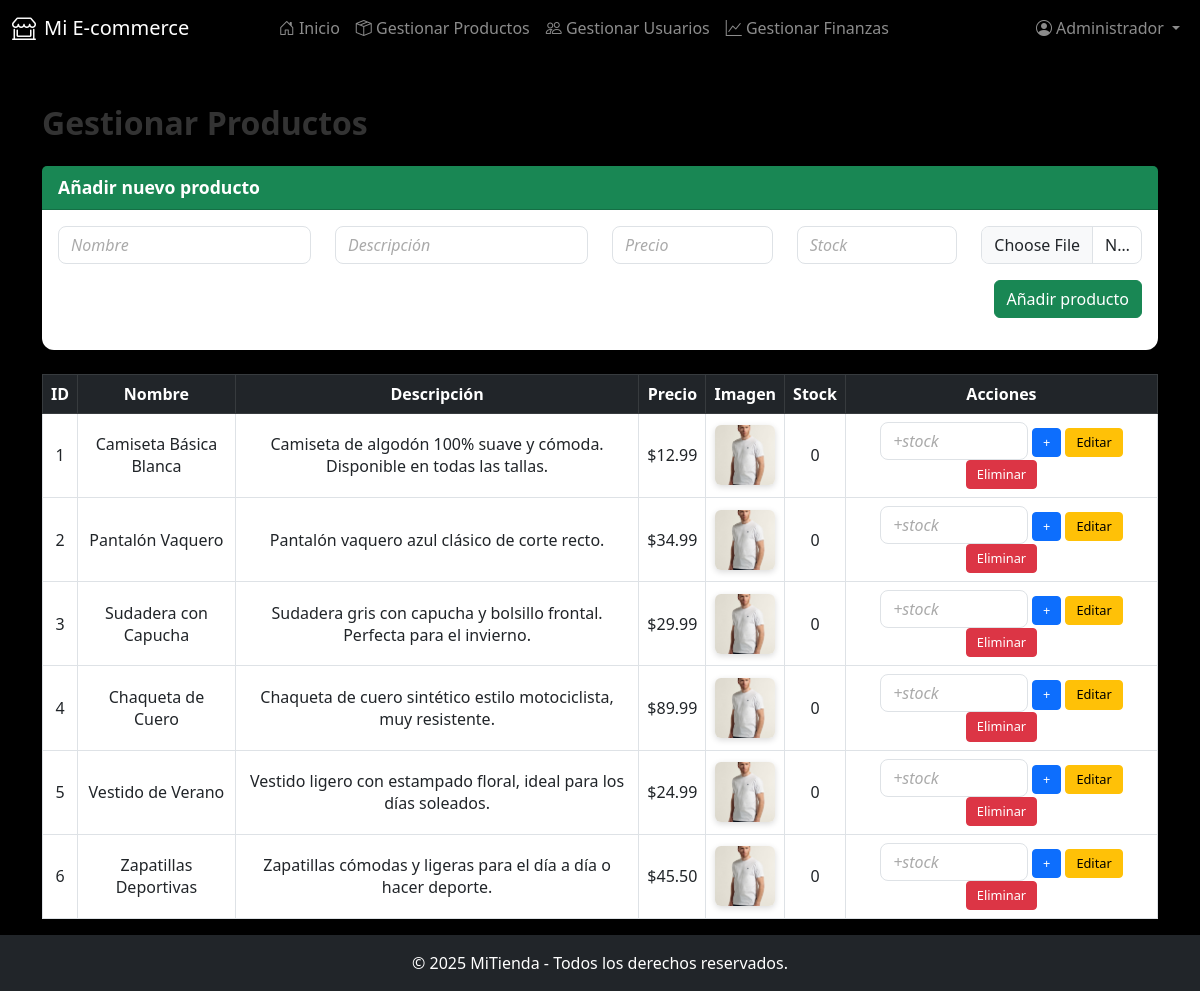
Screenshot of /gestionar_productos.php (signed in) with the database file from the repository.
### tables this page shows
CREATE TABLE `productos` (
  `id` int(11) NOT NULL,
  `nombre` varchar(255) NOT NULL,
  `descripcion` text NOT NULL,
  `precio` decimal(10,2) NOT NULL,
  `imagen` varchar(255) DEFAULT NULL,
  `categoria_id` int(11) DEFAULT NULL,
  `fecha_agregado` timestamp NOT NULL DEFAULT current_timestamp(),
  `stock` int(11) DEFAULT 0
);

### gestionar_productos.php (the view, shortened to what this page needs)
<?php
require 'navbar.php';
require 'conexion.php';
require 'header.php';
$resultado = mysqli_query($conn, "SELECT * FROM productos");
?>
<link rel="stylesheet" href="./media/img/styles/gestionProductos.css">
<div class="container mt-5">
    <h2 class="mb-4">Gestionar Productos</h2>
    <div class="card mb-4">
        <div class="card-header bg-success text-white">Añadir nuevo producto</div>
        <div class="card-body">
            <form method="POST" enctype="multipart/form-data">
                <div class="row">
                    <div class="col-md-3">
                        <input type="text" name="nombre" class="form-control" placeholder="Nombre" required>
                    </div>
                    <div class="col-md-3">
                        <input type="text" name="descripcion" class="form-control" placeholder="Descripción" required>
                    </div>
                    <div class="col-md-2">
                        <input type="number" step="0.01" name="precio" class="form-control" placeholder="Precio" required>
                    </div>
                    <div class="col-md-2">
                        <input type="number" name="stock" class="form-control" placeholder="Stock" required>
                    </div>
                    <div class="col-md-2">
                        <input type="file" name="imagen" class="form-control">
                    </div>
                </div>
                <div class="text-end mt-3">
                    <button type="submit" class="btn btn-success">Añadir producto</button>
                </div>
            </form>
        </div>
    </div>
    <div class="table-responsive">
        <table class="table table-bordered table-hover text-center">
            <thead class="table-dark">
                <tr>
                    <th>ID</th>
                    <th>Nombre</th>
                    <th>Descripción</th>
                    <th>Precio</th>
                    <th>Imagen</th>
                    <th>Stock</th>
                    <th>Acciones</th>
                </tr>
            </thead>
            <tbody>
                <?php while ($producto = mysqli_fetch_assoc($resultado)): ?>
                    <tr>
                        <td><?= $producto['id'] ?></td>
                        <td><?= htmlspecialchars($producto['nombre']) ?></td>
                        <td><?= htmlspecialchars($producto['descripcion']) ?></td>
                        <td>$<?= number_format($producto['precio'], 2) ?></td>
                        <td>
                            <?php if ($producto['imagen']): ?>
                                <img src="<?= $producto['imagen'] ?>" width="60">
                            <?php else: ?>
                                <span class="text-muted">Sin imagen</span>
                            <?php endif; ?>
                        </td>
                        <td><?= $producto['stock'] ?></td>
                        <td>
                            <form method="POST" class="d-inline">
                                <input type="number" name="cantidad" class="form-control d-inline w-50" min="1" placeholder="+stock" required>
                                <button type="submit" class="btn btn-sm btn-primary">+</button>
                            </form>
                            <form method="GET" action="editar_producto.php" class="d-inline">
                                <button type="submit" class="btn btn-sm btn-warning">Editar</button>
                            </form>
                            <form method="POST" class="d-inline" onsubmit="return confirm('¿Eliminar este producto?');">
                                <button type="submit" class="btn btn-sm btn-danger">Eliminar</button>
                            </form>
                        </td>
                    </tr>
                <?php endwhile; ?>
            </tbody>
        </table>
    </div>
</div>
<?php
require 'footer.php';
?>

### navbar.php (shortened to what this page needs)
<nav class="navbar navbar-expand-lg navbar-dark bg-trasparent">
    <div class="container-fluid">
        <a class="navbar-brand d-flex align-items-center gap-2" href="index.php">
            <i class="bi bi-shop-window fs-4"></i> Mi E-commerce
        </a>
        <div class="collapse navbar-collapse" id="navbarNav">
            <ul class="navbar-nav mx-auto">
                <?php if (isset($_SESSION['usuario_id'])): ?>
                    <?php if ($_SESSION['rol'] === 'admin'): ?>
                        <li class="nav-item">
                            <a class="nav-link" href="index.php"><i class="bi bi-house-door"></i> Inicio</a>
                        </li>
                        <li class="nav-item">
                            <a class="nav-link" href="gestionar_productos.php"><i class="bi bi-box-seam"></i> Gestionar Productos</a>
                        </li>
                        <li class="nav-item">
                            <a class="nav-link" href="gestionar_usuarios.php"><i class="bi bi-people"></i> Gestionar Usuarios</a>
                        </li>
                        <li class="nav-item">
                            <a class="nav-link" href="gestionar_finanzas.php"><i class="bi bi-graph-up"></i> Gestionar Finanzas</a>
                        </li>
                    <?php endif; ?>
                <?php endif; ?>
            </ul>
            <ul class="navbar-nav ms-auto">
                <?php if (isset($_SESSION['usuario_id'])): ?>
                    <li class="nav-item dropdown">
                        <a class="nav-link dropdown-toggle d-flex align-items-center gap-1" href="#" id="perfilDropdown" role="button" data-bs-toggle="dropdown" aria-expanded="false">
                            <i class="bi bi-person-circle"></i> <?= htmlspecialchars($_SESSION['nombre']) ?>
                        </a>
                    </li>
                <?php endif; ?>
            </ul>
        </div>
    </div>
</nav>

### header.php (shortened to what this page needs)
<!DOCTYPE html>
<html lang="es">
<head>
    <link href="https://cdn.jsdelivr.net/npm/bootstrap@5.3.0/dist/css/bootstrap.min.css" rel="stylesheet">
    <link href="https://cdn.jsdelivr.net/npm/bootstrap-icons/font/bootstrap-icons.css" rel="stylesheet">
</head>
<body>

### footer.php
<footer class="bg-dark text-white text-center py-3">
    &copy; <?= date('Y') ?> MiTienda - Todos los derechos reservados.
</footer>

### media/img/styles/gestionProductos.css (style rules this page uses)
body { background-color: #000000; }
h2.mb-4 { font-weight: 700; color: #333; }
.card { border: none; border-radius: 12px; box-shadow: 0 4px 12px rgba(0, 0, 0, 0.05); }
.card-header { font-weight: 600; font-size: 1.1rem; }
.table thead th { background-color: #212529 !important; color: #fff; font-weight: 600; }
.table td, .table th { vertical-align: middle; }
.btn-sm { font-size: 0.8rem; padding: 4px 10px; }
.form-control { border-radius: 8px; }
img { border-radius: 6px; box-shadow: 0 2px 6px rgba(0, 0, 0, 0.15); }
.table td img { width: 60px; height: 60px; object-fit: cover; }
.btn-warning { color: #000; background-color: #ffc107; border-color: #ffc107; }
.form-control::placeholder { color: #aaa; font-style: italic; }

### rows the page displays
productos: id "1", nombre "Camiseta Básica Blanca", descripcion "Camiseta de algodón 100% suave y cómoda. Disponible en todas las tallas.", precio "12.99", imagen (picture), stock "0"
productos: id "2", nombre "Pantalón Vaquero", descripcion "Pantalón vaquero azul clásico de corte recto.", precio "34.99", imagen (picture), stock "0"
productos: id "3", nombre "Sudadera con Capucha", descripcion "Sudadera gris con capucha y bolsillo frontal. Perfecta para el invierno.", precio "29.99", imagen (picture), stock "0"
productos: id "4", nombre "Chaqueta de Cuero", descripcion "Chaqueta de cuero sintético estilo motociclista, muy resistente.", precio "89.99", imagen (picture), stock "0"
productos: id "5", nombre "Vestido de Verano", descripcion "Vestido ligero con estampado floral, ideal para los días soleados.", precio "24.99", imagen (picture), stock "0"
productos: id "6", nombre "Zapatillas Deportivas", descripcion "Zapatillas cómodas y ligeras para el día a día o hacer deporte.", precio "45.50", imagen (picture), stock "0"

### other values shown
$_SESSION['nombre'] "Administrador"
